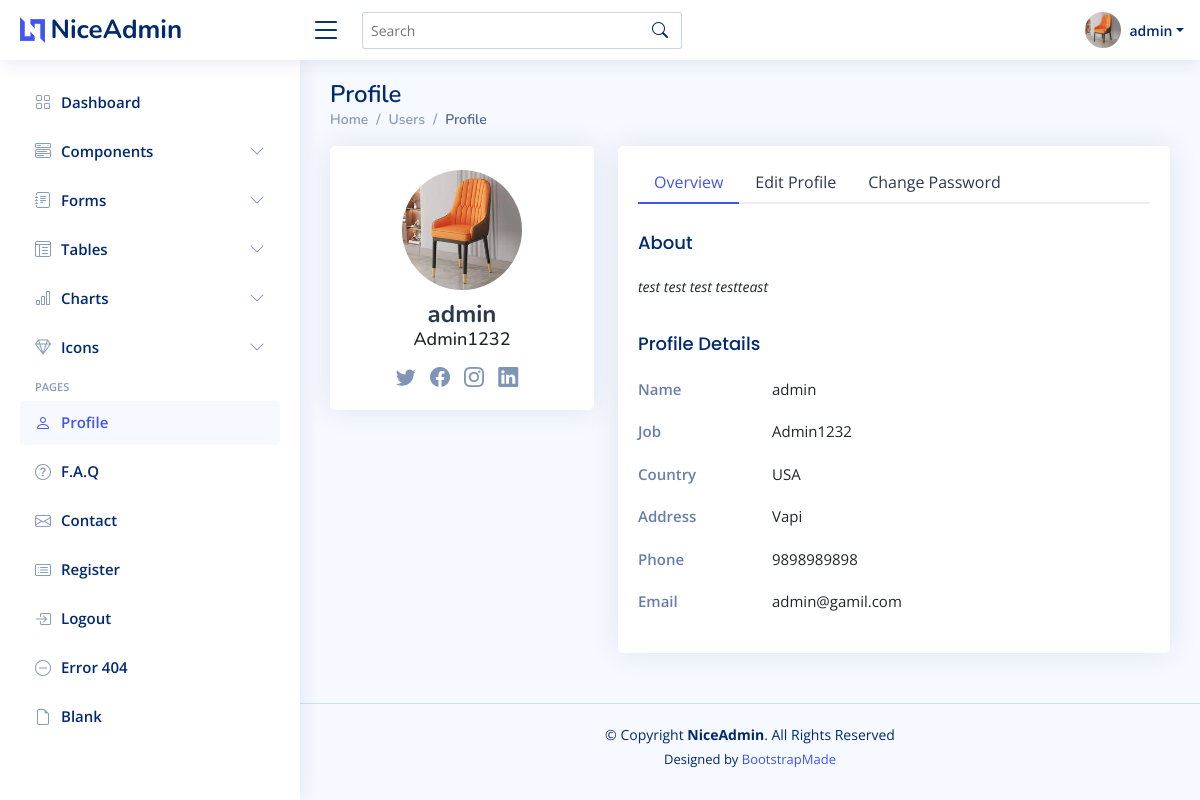
Page /profile/ (signed in) on the committed database.
### app/models.py (models this page shows, shortened)
class CustomUser(AbstractUser):
    name = models.CharField(max_length=100)
    email = models.EmailField(unique=True)

class UserProfile(models.Model):
    user = models.OneToOneField(settings.AUTH_USER_MODEL, on_delete=models.CASCADE)
    profile_pic = models.ImageField(upload_to='profile_pic/', default = 'profile_pic/userprofile.jpg')
    about = models.TextField(blank=True)
    job_title = models.CharField(max_length=200, blank=True)
    country = models.CharField(max_length=100, blank=True)
    address = models.CharField(max_length=200, blank=True)
    mobile_number = models.CharField(max_length=20, blank=True)

### app/views.py (the view)
# urls.py: path('profile/', views.profilePage, name='profile'),
@login_required(login_url='/login/')
def profilePage(request):
    return render(request,'profile.html')

### templates/profile.html (shortened to what this page needs)
{% load static %}
<!DOCTYPE html>
<html lang="en">
<head>
  <link href="{% static 'assets/vendor/bootstrap/css/bootstrap.min.css' %}" rel="stylesheet">
  <link href="{% static 'assets/vendor/bootstrap-icons/bootstrap-icons.css' %}" rel="stylesheet">
  <link href="{% static 'assets/vendor/boxicons/css/boxicons.min.css' %}" rel="stylesheet">
  <link href="{% static 'assets/vendor/quill/quill.snow.css' %}" rel="stylesheet">
  <link href="{% static 'assets/vendor/quill/quill.bubble.css' %}" rel="stylesheet">
  <link href="{% static 'assets/vendor/remixicon/remixicon.css' %}" rel="stylesheet">
  <link href="{% static 'assets/vendor/simple-datatables/style.css' %}" rel="stylesheet">
  <link href="{% static 'assets/css/style.css' %}" rel="stylesheet">
</head>
<body>
  <header id="header" class="header fixed-top d-flex align-items-center">
    <div class="d-flex align-items-center justify-content-between">
      <a href="{% url 'home' %}" class="logo d-flex align-items-center">
        <img src="{% static 'assets/img/logo.png' %}" alt="">
        <span class="d-none d-lg-block">NiceAdmin</span>
      </a>
      <i class="bi bi-list toggle-sidebar-btn"></i>
    </div>
    <div class="search-bar">
      <form class="search-form d-flex align-items-center" method="POST" action="#">
        <input type="text" name="query" placeholder="Search" title="Enter search keyword">
        <button type="submit" title="Search"><i class="bi bi-search"></i></button>
      </form>
    </div>
    <nav class="header-nav ms-auto">
      <ul class="d-flex align-items-center">
        <li class="nav-item dropdown pe-3">
          <a class="nav-link nav-profile d-flex align-items-center pe-0" href="#" data-bs-toggle="dropdown">
            <img src="{{ request.user.userprofile.profile_pic.url }}" alt="Profile" class="rounded-circle">
            <span class="d-none d-md-block dropdown-toggle ps-2">{{ request.user.username }}</span>
        </a>
        </li>
      </ul>
    </nav>
  </header>
  <aside id="sidebar" class="sidebar">
    <ul class="sidebar-nav" id="sidebar-nav">
      <li class="nav-item">
        <a class="nav-link collapsed" href="{% url 'home' %}">
          <i class="bi bi-grid"></i>
          <span>Dashboard</span>
        </a>
      </li>
      <li class="nav-item">
        <a class="nav-link collapsed" data-bs-target="#components-nav" data-bs-toggle="collapse" href="#">
          <i class="bi bi-menu-button-wide"></i><span>Components</span><i class="bi bi-chevron-down ms-auto"></i>
        </a>
      </li>
      <li class="nav-item">
        <a class="nav-link collapsed" data-bs-target="#forms-nav" data-bs-toggle="collapse" href="#">
          <i class="bi bi-journal-text"></i><span>Forms</span><i class="bi bi-chevron-down ms-auto"></i>
        </a>
      </li>
      <li class="nav-item">
        <a class="nav-link collapsed" data-bs-target="#tables-nav" data-bs-toggle="collapse" href="#">
          <i class="bi bi-layout-text-window-reverse"></i><span>Tables</span><i class="bi bi-chevron-down ms-auto"></i>
        </a>
      </li>
      <li class="nav-item">
        <a class="nav-link collapsed" data-bs-target="#charts-nav" data-bs-toggle="collapse" href="#">
          <i class="bi bi-bar-chart"></i><span>Charts</span><i class="bi bi-chevron-down ms-auto"></i>
        </a>
      </li>
      <li class="nav-item">
        <a class="nav-link collapsed" data-bs-target="#icons-nav" data-bs-toggle="collapse" href="#">
          <i class="bi bi-gem"></i><span>Icons</span><i class="bi bi-chevron-down ms-auto"></i>
        </a>
      </li>
      <li class="nav-heading">Pages</li>
      <li class="nav-item">
        <a class="nav-link " href="users-profile.html">
          <i class="bi bi-person"></i>
          <span>Profile</span>
        </a>
      </li>
      <li class="nav-item">
        <a class="nav-link collapsed" href="pages-faq.html">
          <i class="bi bi-question-circle"></i>
          <span>F.A.Q</span>
        </a>
      </li>
      <li class="nav-item">
        <a class="nav-link collapsed" href="pages-contact.html">
          <i class="bi bi-envelope"></i>
          <span>Contact</span>
        </a>
      </li>
      <li class="nav-item">
        <a class="nav-link collapsed" href="{% url 'register'  %}">
          <i class="bi bi-card-list"></i>
          <span>Register</span>
        </a>
      </li>
      <li class="nav-item">
        <a class="nav-link collapsed" href="{% url 'logout' %}">
          <i class="bi bi-box-arrow-in-right"></i>
          <span>Logout</span>
        </a>
      </li>
      <li class="nav-item">
        <a class="nav-link collapsed" href="pages-error-404.html">
          <i class="bi bi-dash-circle"></i>
          <span>Error 404</span>
        </a>
      </li>
      <li class="nav-item">
        <a class="nav-link collapsed" href="pages-blank.html">
          <i class="bi bi-file-earmark"></i>
          <span>Blank</span>
        </a>
      </li>
    </ul>
  </aside>
  <main id="main" class="main">
    <div class="pagetitle">
      <h1>Profile</h1>
      <nav>
        <ol class="breadcrumb">
          <li class="breadcrumb-item"><a href="{% url 'home' %}">Home</a></li>
          <li class="breadcrumb-item">Users</li>
          <li class="breadcrumb-item active">Profile</li>
        </ol>
      </nav>
    </div>
    <section class="section profile">
      <div class="row">
        <div class="col-xl-4">
          <div class="card">
            <div class="card-body profile-card pt-4 d-flex flex-column align-items-center">
              <img src="{{ request.user.userprofile.profile_pic.url }}" alt="Profile" class="rounded-circle">
              <h2>{{ request.user.username }}</h2>
              <h3>{{request.user.userprofile.job_title}}</h3>
              <div class="social-links mt-2">
                <a href="#" class="twitter"><i class="bi bi-twitter"></i></a>
                <a href="#" class="facebook"><i class="bi bi-facebook"></i></a>
                <a href="#" class="instagram"><i class="bi bi-instagram"></i></a>
                <a href="#" class="linkedin"><i class="bi bi-linkedin"></i></a>
              </div>
            </div>
          </div>
        </div>
        <div class="col-xl-8">
          <div class="card">
            <div class="card-body pt-3">
              <ul class="nav nav-tabs nav-tabs-bordered">
                <li class="nav-item">
                  <button class="nav-link active" data-bs-toggle="tab" data-bs-target="#profile-overview">Overview</button>
                </li>
                <li class="nav-item">
                  <button class="nav-link" data-bs-toggle="tab" data-bs-target="#profile-edit">Edit Profile</button>
                </li>
                <li class="nav-item">
                  <button class="nav-link" data-bs-toggle="tab" data-bs-target="#profile-change-password">Change Password</button>
                </li>
              </ul>
              <div class="tab-content pt-2">
                <div class="tab-pane fade show active profile-overview" id="profile-overview">
                  <h5 class="card-title">About</h5>
                  <p class="small fst-italic">{% if request.user.userprofile.about %} {{request.user.userprofile.about}} {% else %} - {% endif %} </p>
                  <h5 class="card-title">Profile Details</h5>
                  <div class="row">
                    <div class="col-lg-3 col-md-4 label ">Name</div>
                    <div class="col-lg-9 col-md-8">{% if request.user.username %} {{ request.user.username }} {% else %} - {% endif %}</div>
                  </div>
                  <div class="row">
                    <div class="col-lg-3 col-md-4 label">Job</div>
                    <div class="col-lg-9 col-md-8">        {% if request.user.userprofile.job_title %}
                      {{ request.user.userprofile.job_title }}
                  {% else %}
                      -
                  {% endif %}
          </div>
                  </div>
                  <div class="row">
                    <div class="col-lg-3 col-md-4 label">Country</div>
                    <div class="col-lg-9 col-md-8">{% if request.user.userprofile.country %} {{request.user.userprofile.country}}  {% else %} - {% endif %}</div>
                  </div>
                  <div class="row">
                    <div class="col-lg-3 col-md-4 label">Address</div>
                    <div class="col-lg-9 col-md-8">{% if request.user.userprofile.address %}{{request.user.userprofile.address}}  {% else %} - {% endif %}</div>
                  </div>
                  <div class="row">
                    <div class="col-lg-3 col-md-4 label">Phone</div>
                    <div class="col-lg-9 col-md-8"> {% if request.user.userprofile.mobile_number %} {{request.user.userprofile.mobile_number}}  {% else %} - {% endif %}</div>
                  </div>
                  <div class="row">
                    <div class="col-lg-3 col-md-4 label">Email</div>
                    <div class="col-lg-9 col-md-8">{{ request.user.email }}</div>
                  </div>
                </div>
              </div>
            </div>
          </div>
        </div>
      </div>
    </section>
  </main>
  <footer id="footer" class="footer">
    <div class="copyright">
      &copy; Copyright <strong><span>NiceAdmin</span></strong>. All Rights Reserved
    </div>
    <div class="credits">
      Designed by <a href="https://bootstrapmade.com/">BootstrapMade</a>
    </div>
  </footer>
</body>
</html>

### static/assets/css/style.css (style rules this page uses)
:root { scroll-behavior: smooth; }
body { font-family: "Open Sans", sans-serif; background: #f6f9ff; color: #444444; }
a { color: #4154f1; text-decoration: none; }
h1, h2, h3, h4, h5, h6 { font-family: "Nunito", sans-serif; }
#main { margin-top: 60px; padding: 20px 30px; transition: all 0.3s; }
.pagetitle { margin-bottom: 10px; }
.pagetitle h1 { font-size: 24px; margin-bottom: 0; font-weight: 600; color: #012970; }
.card { margin-bottom: 30px; border: none; border-radius: 5px; box-shadow: 0px 0 30px rgba(1, 41, 112, 0.1); }
.card-title { padding: 20px 0 15px 0; font-size: 18px; font-weight: 500; color: #012970; font-family: "Poppins", sans-serif; }
.card-body { padding: 0 20px 20px 20px; }
.breadcrumb { font-size: 14px; font-family: "Nunito", sans-serif; color: #899bbd; font-weight: 600; }
.breadcrumb a { color: #899bbd; transition: 0.3s; }
.breadcrumb .breadcrumb-item::before { color: #899bbd; }
.breadcrumb .active { color: #51678f; font-weight: 600; }
.nav-tabs-bordered { border-bottom: 2px solid #ebeef4; }
.nav-tabs-bordered .nav-link { margin-bottom: -2px; border: none; color: #2c384e; }
.nav-tabs-bordered .nav-link.active { background-color: #fff; color: #4154f1; border-bottom: 2px solid #4154f1; }
.logo { line-height: 1; }
@media (min-width: 1200px) { .logo { width: 280px; } }
.logo img { max-height: 26px; margin-right: 6px; }
.logo span { font-size: 26px; font-weight: 700; color: #012970; font-family: "Nunito", sans-serif; }
.header { transition: all 0.5s; z-index: 997; height: 60px; box-shadow: 0px 2px 20px rgba(1, 41, 112, 0.1); background-color: #fff; padding-left: 20px; }
.header .toggle-sidebar-btn { font-size: 32px; padding-left: 10px; cursor: pointer; color: #012970; }
.header .search-bar { min-width: 360px; padding: 0 20px; }
.header .search-form { width: 100%; }
.header .search-form input { border: 0; font-size: 14px; color: #012970; border: 1px solid rgba(1, 41, 112, 0.2); padding: 7px 38px 7px 8px; border-radius: 3px; transition: 0.3s; width: 100%; }
.header .search-form button { border: 0; padding: 0; margin-left: -30px; background: none; }
.header .search-form button i { color: #012970; }
.header-nav ul { list-style: none; }
.header-nav>ul { margin: 0; padding: 0; }
.header-nav .nav-profile { color: #012970; }
.header-nav .nav-profile img { max-height: 36px; }
.header-nav .nav-profile span { font-size: 14px; font-weight: 600; }
.sidebar { position: fixed; top: 60px; left: 0; bottom: 0; width: 300px; z-index: 996; transition: all 0.3s; padding: 20px; overflow-y: auto; scrollbar-width: thin; scrollbar-color: #aab7cf transparent; box-shadow: 0px 0px 20px rgba(1, 41, 112, 0.1); background-color: #fff; }
@media (min-width: 1200px) { #main, #footer { margin-left: 300px; } }
.sidebar-nav { padding: 0; margin: 0; list-style: none; }
.sidebar-nav li { padding: 0; margin: 0; list-style: none; }
.sidebar-nav .nav-item { margin-bottom: 5px; }
.sidebar-nav .nav-heading { font-size: 11px; text-transform: uppercase; color: #899bbd; font-weight: 600; margin: 10px 0 5px 15px; }
.sidebar-nav .nav-link { display: flex; align-items: center; font-size: 15px; font-weight: 600; color: #4154f1; transition: 0.3; background: #f6f9ff; padding: 10px 15px; border-radius: 4px; }
.sidebar-nav .nav-link i { font-size: 16px; margin-right: 10px; color: #4154f1; }
.sidebar-nav .nav-link.collapsed { color: #012970; background: #fff; }
.sidebar-nav .nav-link.collapsed i { color: #899bbd; }
.sidebar-nav .nav-link .bi-chevron-down { margin-right: 0; transition: transform 0.2s ease-in-out; }
.profile .profile-card img { max-width: 120px; }
.profile .profile-card h2 { font-size: 24px; font-weight: 700; color: #2c384e; margin: 10px 0 0 0; }
.profile .profile-card h3 { font-size: 18px; }
.profile .profile-card .social-links a { font-size: 20px; display: inline-block; color: rgba(1, 41, 112, 0.5); line-height: 0; margin-right: 10px; transition: 0.3s; }
.profile .profile-overview .row { margin-bottom: 20px; font-size: 15px; }
.profile .profile-overview .card-title { color: #012970; }
.profile .profile-overview .label { font-weight: 600; color: rgba(1, 41, 112, 0.6); }
.footer { padding: 20px 0; font-size: 14px; transition: all 0.3s; border-top: 1px solid #cddfff; }
.footer .copyright { text-align: center; color: #012970; }
.footer .credits { padding-top: 5px; text-align: center; font-size: 13px; color: #012970; }

### rows in the picture
CustomUser: user.userprofile.profile_pic (picture), user.username "admin", user.userprofile.job_title "Admin1232", user.userprofile.about "test test test testteast", user.userprofile.country "USA", user.userprofile.address "Vapi", user.userprofile.mobile_number "9898989898", user.email "admin@gamil.com"
